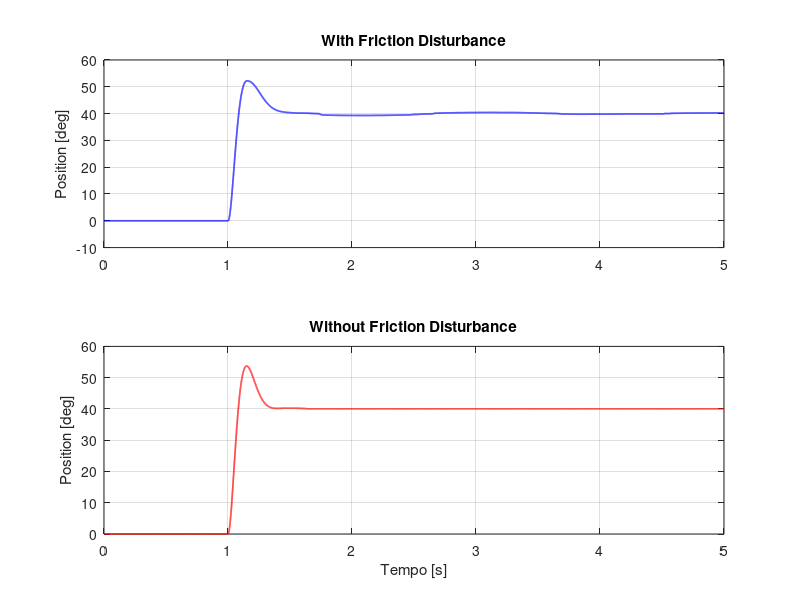

Here is the MATLAB script that generated this plot:
clear
clc
load("results_IA.mat"); % Simulazioni di Integral Action (6 da fare: con e senza friction 40,70,120 gradi) ho preso signals e error
load("results_LAB1.mat"); % Dati reali del LAB, sia per Integral Action che per Error Space (3 da fare uguale a sopra)


% 1. Estrai i dati dalla matrioska
t_IA_40_with  = Data_IA.deg40.with_tau.pos.time;
v_IA_40_with = Data_IA.deg40.with_tau.pos.signals.values;
t_IA_40_without  = Data_IA.deg40.without_tau.pos.time;
v_IA_40_without = Data_IA.deg40.without_tau.pos.signals.values;

figure;

% Sotto-grafico 1: Dati del Laboratorio
subplot(2,1,1); 
plot(t_IA_40_with, v_IA_40_with, 'b', 'LineWidth', 1.2);
grid on; title('With Friction Disturbance');
ylabel('Position [deg]');

% Sotto-grafico 2: Dati della Simulazione a casa
subplot(2,1,2); 
% (Assumendo il formato Timeseries dal blocco To Workspace)
plot(t_IA_40_without, v_IA_40_without, 'r', 'LineWidth', 1.2);
grid on; title('Without Friction Disturbance');
xlabel('Tempo [s]'); ylabel('Position [deg]');

% % 1. Estrai i dati dalla matrioska
% tempo  = Data_Lab1.SS_integral.deg40.pos.time;
% valori = Data_Lab1.SS_integral.deg40.pos.signals.values;
% 
% % 2. Crea i segnali di riferimento
% rif_costante = 40; 
% 
% % 3. Plotting
% figure;
% plot(tempo, valori, 'b-', 'LineWidth', 1.5); % Risposta del sistema (Blu)
% hold on;                                      % Attiva la sovrapposizione
% 
% yline(rif_costante, 'r--', 'LineWidth', 1.5);  % Riferimento Costante (Rosso Tratteggiato)
% %plot(tempo, rif_rampa, 'g-.', 'LineWidth', 1.5); % Riferimento Rampa (Verde Tratto-Punto)
% 
% % 4. Abbellimento del grafico
% grid on;
% xlabel('Tempo [s]');
% ylabel('Posizione');
% title('Confronto Risposta del Sistema e Riferimenti');
% 
% % La legenda segue l'ordine esatto in cui hai scritto i comandi di plot/yline
% legend('Risposta Sistema', 'Riferimento Costante', 'Location', 'best');
